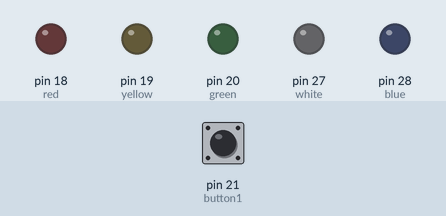
Bench run of a sketch on a simulated Arduino Mega 2560, built with avr-gcc and run on an emulated ATmega2560. On the bench: output pins drawn as LEDs (lit = HIGH). The test bench sets the inputs (shaded band); at power-on: pin 21 (button1) HIGH. Random numbers use the default seed unless the sketch sets one.

Above: at 1.2 s.
1.3 s: pin 21 (button1) pulled LOW for 0.15 s
At 1.45 s:
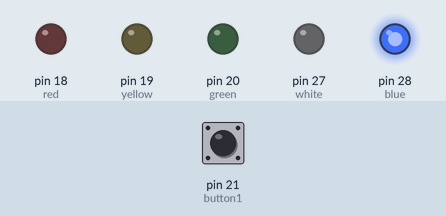
At 1.85 s:
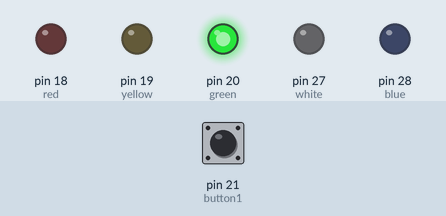
Timing chart, 0 to 10.3 s (numbered marks = the images above; inputs shaded):
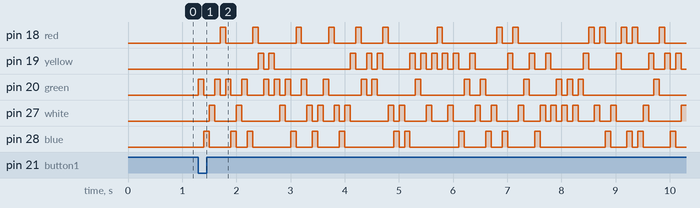

Measured:
- after the input at 1.3 s, pin 18 (red): LOW → HIGH after 0.40 s, → LOW 0.10 s later, → HIGH 0.50 s later, → LOW 0.10 s later, … (28 changes in this stretch); pin 19 (yellow): LOW → HIGH after 1.1 s, → LOW 0.10 s later, → HIGH 0.10 s later, → LOW 0.10 s later, … (38 changes in this stretch)

The sketch:

Jan29.ino
```cpp
// the pins the lights and button are connected to!
int red = 18;
int yellow = 19;
int green = 20;
int white = 27;
int blue = 28;
int button1 = 21;

void setup() {
  // put your setup code here, to run once:

  // set the lights to outputs (so we can turn them on or off!)
  pinMode(red, OUTPUT);
  pinMode(yellow, OUTPUT);
  pinMode(green, OUTPUT);
  pinMode(white, OUTPUT);
  pinMode(blue, OUTPUT);

  // set the button to input (so we can read the button!)
  pinMode(button1, INPUT_PULLUP);
}

void loop() {
  // put your main code here, to run repeatedly:

  sequence2();

  // the end of the loop function, the loop will be run again!
}

void sequence1() {
  // if the button has a high voltage, we are not pressing it, so just exit this interation the loop and try again
  if(digitalRead(button1)) return;

  int lights[] = {red, yellow, green, white, blue};
  long randInt;
  long prev = 0;

  // run 1

  digitalWrite(white, HIGH);
  delay(1000);
  digitalWrite(white, LOW);

  digitalWrite(blue, HIGH);
  delay(1000);
  digitalWrite(blue, LOW);

  digitalWrite(red, HIGH);
  delay(1000);
  digitalWrite(red, LOW);

  digitalWrite(yellow, HIGH);
  delay(1000);
  digitalWrite(yellow, LOW);

  digitalWrite(green, HIGH);
  delay(1000);
  digitalWrite(green, LOW);

  // run 2

  digitalWrite(red, HIGH);
  delay(500);
  digitalWrite(red, LOW);

  digitalWrite(yellow, HIGH);
  delay(500);
  digitalWrite(yellow, LOW);

  digitalWrite(blue, HIGH);
  delay(500);
  digitalWrite(blue, LOW);

  digitalWrite(green, HIGH);
  delay(500);
  digitalWrite(green, LOW);

  digitalWrite(white, HIGH);
  delay(500);
  digitalWrite(white, LOW);

  // run 3

  digitalWrite(red, HIGH);
  delay(250);
  digitalWrite(red, LOW);

  digitalWrite(blue, HIGH);
  delay(250);
  digitalWrite(blue, LOW);

  digitalWrite(yellow, HIGH);
  delay(250);
  digitalWrite(yellow, LOW);

  digitalWrite(white, HIGH);
  delay(250);
  digitalWrite(white, LOW);

  digitalWrite(green, HIGH);
  delay(250);
  digitalWrite(green, LOW);

  // run 4

  delay(500);
  for (int i = 0; i < 20; i++) {
    randInt = random(5);
    if (randInt == prev) {
      if (randInt == 0) {
        randInt++;
      } else {
        randInt--;
      }
    }
    digitalWrite(lights[randInt], HIGH);
    delay(500);
    digitalWrite(lights[randInt], LOW);
    prev = randInt;
  }
}

void sequence2() {
  if(digitalRead(button1)) return;

  int lights[] = {red, yellow, green, white, blue};
  long randInt;
  long prev = 0;

  for (int i = 0; i < 200; i++) {
    randInt = random(5);
    if (randInt == prev) {
      if (randInt == 0) {
        randInt++;
      } else {
        randInt--;
      }
    }
    digitalWrite(lights[randInt], HIGH);
    delay(100);
    digitalWrite(lights[randInt], LOW);
    prev = randInt;
  }

}
```
